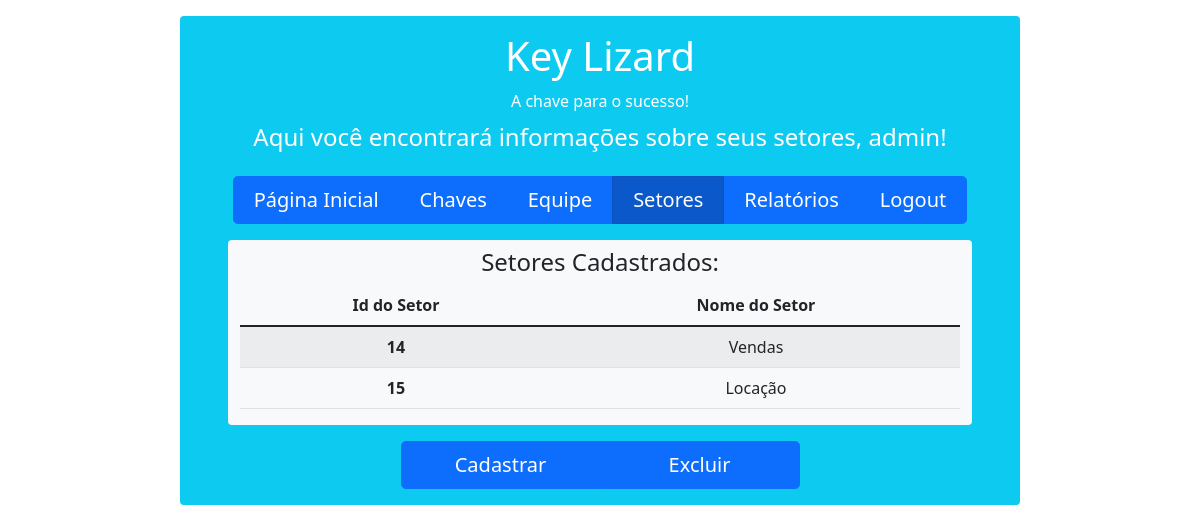
Page /setores/ (signed in) on the earlier database version.
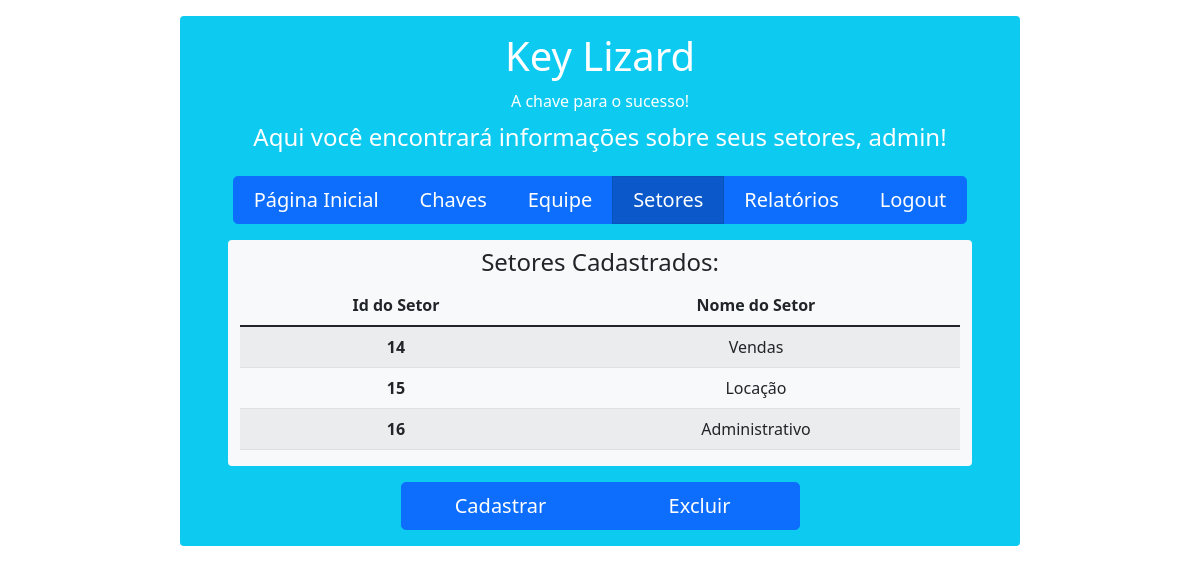
Same page on the later database version.
### setores/models.py (models this page shows, shortened)
class Setor(models.Model):
    usuario = models.ForeignKey(User, on_delete=models.CASCADE)
    nome_setor = models.CharField(max_length=30, default='Imobiliária')
    class Meta:
        db_table = 'tb_setores'

### setores/views.py (the view)
# urls.py: path('', views.index_setores, name='index_setores'),
def index_setores(request):
    if request.user.is_authenticated:
        setores_listar = request.user.setor_set.all()
        context = {
            'setores_listar': setores_listar
        }
        return render(request, 'inicio_setores/index_setores.html', context=context)
    else:
        return render(request, 'inicio_setores/index_setores.html')

### setores/templates/inicio_setores/index_setores.html
{% extends 'base.html' %}
{% block content %}
    <div class="container rounded bg-info text-white mt-3 mb-3" style="max-width: 70%">
        <div class="row mt-3">
            <div class="col align-self-center text-center mt-3">
                <h1>Key Lizard</h1>
            </div>
        </div>
        <div class="row mt-1">
            <div class="col align-self-center text-center">
                <h6>A chave para o sucesso!</h6>
            </div>
        </div>
        {% if not user.is_authenticated %}
            <div class="row mt-3">
                <div class="col align-self-center text-center">
                    <strong>ATENÇÃO:</strong> Você não está logado!
                </div>
            </div>
            <div class="row mt-3">
                <div class="col align-self-center text-center">
                    <p>Para realizar o login: <a href="{% url 'login' %}" style="text-decoration: none">Clique aqui!</a> </p>
                </div>
            </div>
        {% else %}
            <div class="row mt-1 mb-3">
                <div class="col align-self-center text-center">
                    <h4>Aqui você encontrará informações sobre seus setores, {{user.username}}!</h4>
                </div>
            </div>
            <div class="row">
                <div class="col align-self-center text-center">
                    <div class="btn-group btn-group-lg mb-3" style="width: 90%">
                        <a href="{% url 'usuarios:index' %}" class="btn btn-primary">Página Inicial</a>
                        <a href="{% url 'chaves:index_chaves' %}" class="btn btn-primary">Chaves</a>
                        <a href="{% url 'corretores:index_corretores' %}" class="btn btn-primary">Equipe</a>
                        <a href="{% url 'setores:index_setores' %}" class="btn btn-primary active" aria-current="page">Setores</a>
                        <a href="{% url 'relatorios:index_relatorios' %}" class="btn btn-primary">Relatórios</a>
                        <a href="{% url 'logout' %}" class="btn btn-primary">Logout</a>
                    </div>
                </div>
            </div>
            <div class="row">
                <div class="col overflow-scroll rounded align-self-center text-center bg-light mx-5 mb-3"
                     style="max-height: 300px"
                >
                    <div class="row text-dark mt-2">
                        <h4>Setores Cadastrados:</h4>
                    </div>
                    <table class="table table-striped table-hover">
                        <thead>
                            <tr>
                                <th scope="col">Id do Setor</th>
                                <th scope="col">Nome do Setor</th>
                            </tr>
                        </thead>
                        <tbody>
                        {% for setor in setores_listar %}
                            <tr>
                                <th scope="row">{{ setor.id }}</th>
                                <td>{{ setor.nome_setor }}</td>
                            </tr>
                        {% endfor %}
                        </tbody>
                    </table>
                </div>
            </div>
            <div class="row">
                <div class="col align-self-center text-center">
                    <div class="btn-group btn-group-lg mb-3">
                        <a href="{% url 'setores:cadastrar_setores' %}" class="btn btn-primary" style="width: 200px">Cadastrar</a>
                        <a href="#" class="btn btn-primary" style="width: 200px">Excluir</a>
                    </div>
                </div>
            </div>
        {% endif %}
    </div>
{% endblock %}

### templates/base.html (shortened to what this page needs)
<!doctype html>
<html lang="en">
  <head>
    <link href="https://cdn.jsdelivr.net/npm/bootstrap@5.1.3/dist/css/bootstrap.min.css" rel="stylesheet">
  </head>
  <body>
  {% block content %}{% endblock %}
  </body>
</html>

Differences in the rows shown:
added Setor: id "16", nome_setor "Administrativo"
